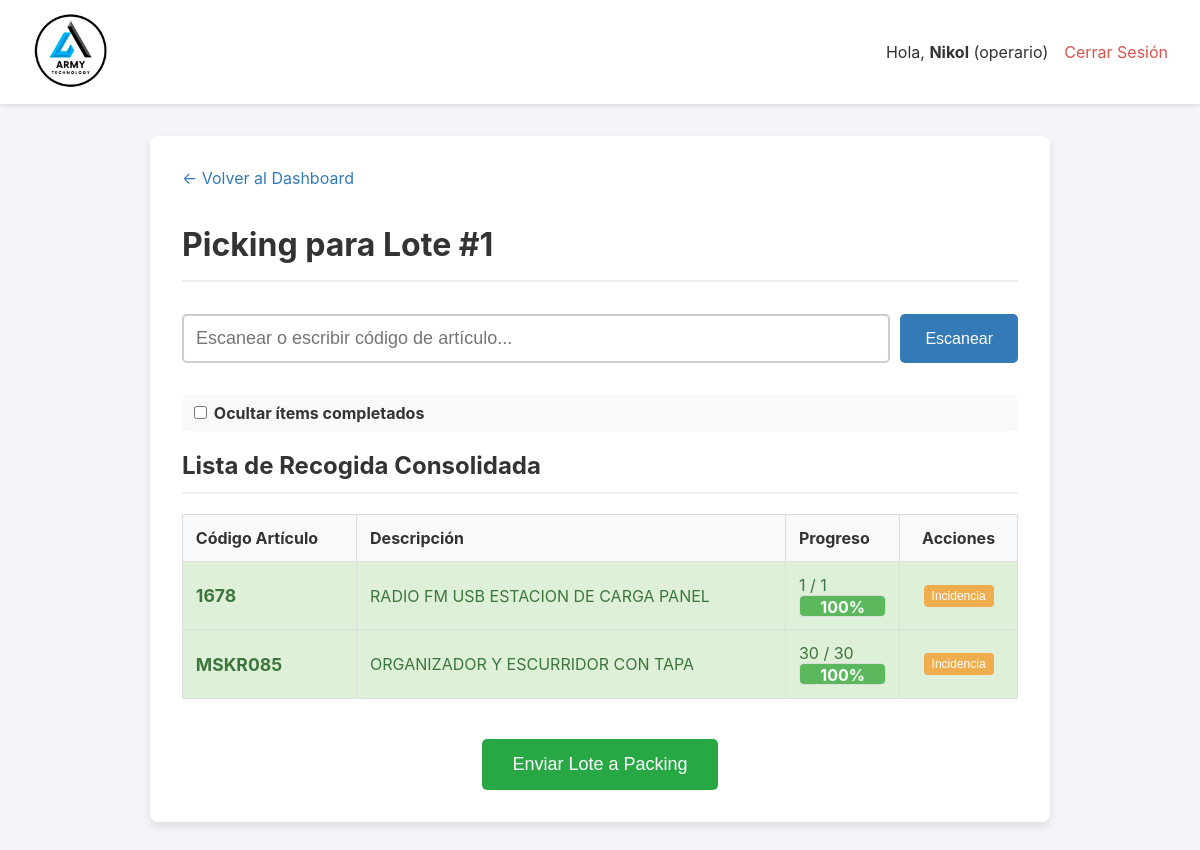
The page /lote/1 (signed in) on the database its author committed.
### app.py (models this page shows, shortened)
class User(UserMixin, db.Model):
    id = db.Column(db.Integer, primary_key=True)
    username = db.Column(db.String(80), unique=True, nullable=False)
    password_hash = db.Column(db.String(256), nullable=False)
    role = db.Column(db.String(20), nullable=False, default='operario') # Roles: operario, admin

class LotePicking(db.Model):
    id = db.Column(db.Integer, primary_key=True)
    fecha_creacion = db.Column(db.DateTime, nullable=False, default=datetime.datetime.utcnow)
    estado = db.Column(db.String(20), nullable=False, default='ACTIVO') # ACTIVO, COMPLETADO
    ordenes = db.relationship('Orden', backref='lote', lazy=True)
    operario_id = db.Column(db.Integer, db.ForeignKey('user.id', ondelete='SET NULL'), nullable=True)
    operario = db.relationship('User', backref='lotes_asignados')

class ItemOrden(db.Model):
    id = db.Column(db.Integer, primary_key=True)
    orden_id = db.Column(db.Integer, db.ForeignKey('orden.id'), nullable=False)
    codigo_articulo = db.Column(db.String(100), nullable=False)
    descripcion_articulo = db.Column(db.String(300), nullable=False)
    cantidad_solicitada = db.Column(db.Integer, nullable=False)
    cantidad_recogida = db.Column(db.Integer, nullable=False, default=0)
    cantidad_empacada = db.Column(db.Integer, nullable=False, default=0)
    tiene_incidencia = db.Column(db.Boolean, default=False, nullable=False)
    tipo_incidencia = db.Column(db.String(50), nullable=True) # Ej: 'STOCK_CERO', 'DAÑADO', 'UBICACION_ERRONEA'
    nota_incidencia = db.Column(db.Text, nullable=True)

### app.py (the view)
@app.route('/lote/<int:lote_id>')
@login_required
def detalle_lote(lote_id):
    lote = LotePicking.query.get_or_404(lote_id)
    lista_consolidada = defaultdict(lambda: {'descripcion': '', 'solicitado': 0, 'recogido': 0, 'items_individuales': []})
    for orden in lote.ordenes:
        for item in orden.items:
            consolidado = lista_consolidada[item.codigo_articulo]
            consolidado['descripcion'] = item.descripcion_articulo
            consolidado['solicitado'] += item.cantidad_solicitada
            consolidado['recogido'] += item.cantidad_recogida
            consolidado['items_individuales'].append(item)
    lista_final = sorted(lista_consolidada.items(), key=lambda x: x[0])
    picking_completo = all(item['recogido'] >= item['solicitado'] for _, item in lista_consolidada.items()) if lista_consolidada else False
    return render_template('detalle_lote.html', lote=lote, lista_consolidada=lista_final, picking_completo=picking_completo )

### app.py (called while the page is built)
@login_manager.user_loader
def load_user(user_id):
    return User.query.get(int(user_id))

### templates/detalle_lote.html (shortened to what this page needs)
{% extends "layout.html" %}
{% block content %}
<div class="container">
    <a href="{{ url_for('dashboard') }}" class="back-link">← Volver al Dashboard</a>
    <h1>Picking para Lote #{{ lote.id }}</h1>
    <form id="scan-form" class="scan-form">
        <input type="text" id="scan-input" class="scan-input" placeholder="Escanear o escribir código de artículo..." autofocus onfocus="this.select()">
        <button type="submit" class="scan-btn">Escanear</button>
    </form>
    <div class="view-options">
        <label>
            <input type="checkbox" id="toggle-ocultar-completados">
            Ocultar ítems completados
        </label>
    </div>
    <h2>Lista de Recogida Consolidada</h2>
    <table>
        <thead>
            <tr>
                <th>Código Artículo</th>
                <th>Descripción</th>
                <th>Progreso</th>
                <th style="text-align: center;">Acciones</th>
            </tr>
        </thead>
        <tbody>
            {% for codigo, item in lista_consolidada %}
            <tr id="item-row-{{ codigo }}" class="item-row" data-codigo="{{ codigo }}">
                <td><strong>{{ codigo }}</strong></td>
                <td>{{ item.descripcion }}</td>
                <td>
                    <span id="progreso-texto-{{ codigo }}">{{ item.recogido }} / {{ item.solicitado }}</span>
                    <div class="progress-bar">
                        {% set progreso_inicial = (item.recogido / item.solicitado) * 100 if item.solicitado > 0 else 0 %}
                        <div id="progreso-barra-{{ codigo }}" class="progress" style="width: {{ progreso_inicial }}%;">
                            {{ '%.0f'|format(progreso_inicial) }}%
                        </div>
                    </div>
                </td>
                <td style="text-align: center;" class="action-buttons">
                    <button class="incidencia-btn" data-codigo="{{ codigo }}" data-descripcion="{{ item.descripcion }}" data-solicitado="{{ item.solicitado }}">
                        Incidencia
                    </button>
                </td>
            </tr>
            {% endfor %}
        </tbody>
    </table>
    <div style="text-align: center; margin-top: 2.5em;">
        <form action="{{ url_for('finalizar_lote', lote_id=lote.id) }}" method="POST">
            <button id="finalizar-btn" type="submit" class="finalizar-btn" {% if not picking_completo %}disabled{% endif %}>
                Enviar Lote a Packing
            </button>
        </form>
    </div>
</div>
{% endblock %}

### templates/layout.html (shortened to what this page needs)
<!DOCTYPE html>
<html lang="es">
<head>
</head>
<body>
    <header>
        <div class="logo">
            <a href="{{ url_for('dashboard') }}">
                <img src="{{ url_for('static', filename='img/logo.png') }}" alt="Logo de la Empresa">
            </a>
        </div>
        <nav class="nav">
             {% if current_user.is_authenticated %}
                <div class="user-info">
                    <span>Hola, <strong>{{ current_user.username }}</strong> ({{ current_user.role }})</span>
                    <a href="{{ url_for('logout') }}" style="color: #d9534f;">Cerrar Sesión</a>
                </div>
             {% endif %}
        </nav>
    </header>
    <main>
        {% block content %}{% endblock %}
    </main>
</body>
</html>

### templates/layout.html (style rules this page uses)
body { font-family: -apple-system, BlinkMacSystemFont, "Segoe UI", Roboto, "Helvetica Neue", Arial, sans-serif; margin: 0; background-color: #f4f4f9; color: #333; }
header { background-color: #fff; padding: 10px 2em; display: flex; justify-content: space-between; align-items: center; box-shadow: 0 2px 4px rgba(0,0,0,0.1); position: sticky; top: 0; z-index: 100; }
.logo img { height: 80px; }
.nav { display: flex; align-items: center; gap: 1em; }
.nav-admin-links a, .user-info a { text-decoration: none; color: #007bff; }
.user-info { display: flex; align-items: center; gap: 1em; }
main { padding: 2em; }
* { box-sizing: border-box; }
main { padding: 1em; }
@media (min-width: 768px) { main { padding: 2em; } }

### templates/detalle_lote.html (style rules this page uses)
.container { max-width: 900px; margin: auto; background: white; padding: 2em; border-radius: 8px; box-shadow: 0 4px 8px rgba(0,0,0,0.1); }
h1, h2 { border-bottom: 2px solid #eee; padding-bottom: 0.5em; }
.back-link { display: inline-block; margin-bottom: 1rem; color: #337ab7; text-decoration: none; }
.scan-form { margin: 2em 0; display: flex; gap: 10px; flex-direction: column; }
.scan-input { flex-grow: 1; padding: 12px; font-size: 18px; border: 2px solid #ccc; border-radius: 5px; transition: border-color 0.3s; }
.scan-btn { padding: 12px 25px; font-size: 16px; background-color: #337ab7; color: white; border: none; border-radius: 5px; cursor: pointer; transition: background-color 0.3s; }
table { width: 100%; border-collapse: collapse; margin-top: 1em; }
th, td { border: 1px solid #ddd; padding: 0.8em; text-align: left; vertical-align: middle; }
th { background-color: #f8f9fa; }
td strong { font-size: 1.1em; }
.view-options { margin-bottom: 1rem; padding: 0.5rem; background-color: #f9f9f9; border-radius: 5px; }
.view-options label { font-weight: bold; cursor: pointer; }
.action-buttons button { margin: 2px; }
.incidencia-btn { background-color: #f0ad4e; color: white; border: none; padding: 4px 8px; font-size: 12px; border-radius: 4px; cursor: pointer; }
.item-completado { background-color: #dff0d8 !important; color: #3c763d; }
.progress-bar { background-color: #e9ecef; border-radius: 5px; overflow: hidden; height: 22px; border: 1px solid #ddd; }
.progress { background-color: #5cb85c; color: white; text-align: center; font-weight: bold; height: 100%; line-height: 22px; transition: width 0.4s ease-in-out; }
.finalizar-btn { background-color: #28a745; color: white; padding: 15px 30px; font-size: 18px; border: none; border-radius: 5px; cursor: pointer; }
@media (min-width: 768px) { .scan-form { flex-direction: row; } }

### rows shown on the page
User: username "Nikol", role "operario"
LotePicking: id "1"
ItemOrden: codigo_articulo "1678", descripcion "RADIO FM USB ESTACION DE CARGA PANEL", recogido "1", solicitado "1", progreso_inicial "100"
ItemOrden: codigo_articulo "MSKR085", descripcion "ORGANIZADOR Y ESCURRIDOR CON TAPA", recogido "30", solicitado "30", progreso_inicial "100"
